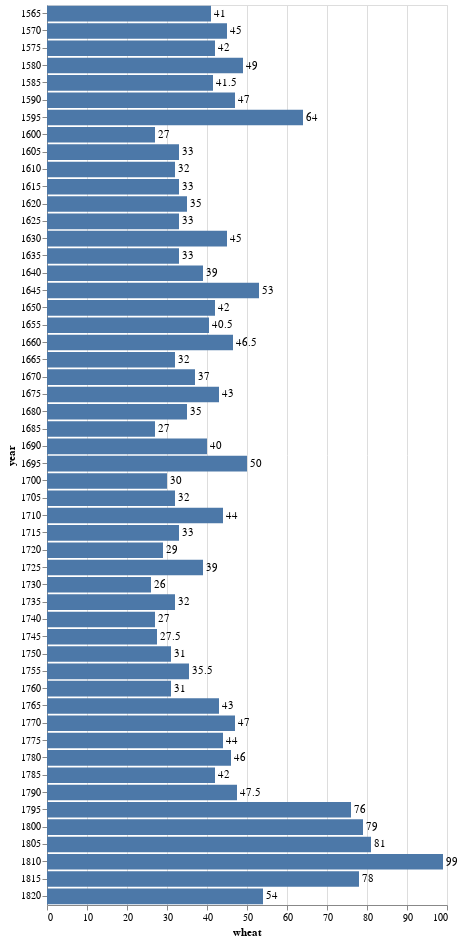

Notebook source saved alongside this figure:
### Code cell
import altair as alt
from vega_datasets import data

source = data.wheat()

bars = alt.Chart(source).mark_bar().encode(
    x='wheat:Q',
    y="year:O"
)

text = bars.mark_text(
    align='left',
    baseline='middle',
    dx=3  # Nudges text to right so it doesn't appear on top of the bar
).encode(
    text='wheat:Q'
)

(bars + text).properties(height=900)

### Figure 1 — Vega-Lite specification as saved in the notebook (floating-point values rounded to 4 significant figures)
{"$schema": "https://vega.github.io/schema/vega-lite/v2.6.0.json", "config": {"view": {"height": 300, "width": 400}}, "datasets": {"data-76d1ce26ea5761007c35827e1564d86c": [{"wages": 5, "wheat": 41, "year": 1565}, {"wages": 5.05, "wheat": 45, "year": 1570}, {"wages": 5.08, "wheat": 42, "year": 1575}, {"wages": 5.12, "wheat": 49, "year": 1580}, {"wages": 5.15, "wheat": 41.5, "year": 1585}, {"wages": 5.25, "wheat": 47, "year": 1590}, {"wages": 5.54, "wheat": 64, "year": 1595}, {"wages": 5.61, "wheat": 27, "year": 1600}, {"wages": 5.69, "wheat": 33, "year": 1605}, {"wages": 5.78, "wheat": 32, "year": 1610}, {"wages": 5.94, "wheat": 33, "year": 1615}, {"wages": 6.01, "wheat": 35, "year": 1620}, {"wages": 6.12, "wheat": 33, "year": 1625}, {"wages": 6.22, "wheat": 45, "year": 1630}, {"wages": 6.3, "wheat": 33, "year": 1635}, {"wages": 6.37, "wheat": 39, "year": 1640}, {"wages": 6.45, "wheat": 53, "year": 1645}, {"wages": 6.5, "wheat": 42, "year": 1650}, {"wages": 6.6, "wheat": 40.5, "year": 1655}, {"wages": 6.75, "wheat": 46.5, "year": 1660}, {"wages": 6.8, "wheat": 32, "year": 1665}, {"wages": 6.9, "wheat": 37, "year": 1670}, {"wages": 7, "wheat": 43, "year": 1675}, {"wages": 7.3, "wheat": 35, "year": 1680}, {"wages": 7.6, "wheat": 27, "year": 1685}, {"wages": 8, "wheat": 40, "year": 1690}, {"wages": 8.5, "wheat": 50, "year": 1695}, {"wages": 9, "wheat": 30, "year": 1700}, {"wages": 10, "wheat": 32, "year": 1705}, {"wages": 11, "wheat": 44, "year": 1710}, {"wages": 11.75, "wheat": 33, "year": 1715}, {"wages": 12.5, "wheat": 29, "year": 1720}, {"wages": 13, "wheat": 39, "year": 1725}, {"wages": 13.3, "wheat": 26, "year": 1730}, {"wages": 13.6, "wheat": 32, "year": 1735}, {"wages": 14, "wheat": 27, "year": 1740}, {"wages": 14.5, "wheat": 27.5, "year": 1745}, {"wages": 15, "wheat": 31, "year": 1750}, {"wages": 15.7, "wheat": 35.5, "year": 1755}, {"wages": 16.5, "wheat": 31, "year": 1760}, {"wages": 17.6, "wheat": 43, "year": 1765}, {"wages": 18.5, "wheat": 47, "year": 1770}, {"wages": 19.5, "wheat": 44, "year": 1775}, {"wages": 21, "wheat": 46, "year": 1780}, {"wages": 23, "wheat": 42, "year": 1785}, {"wages": 25.5, "wheat": 47.5, "year": 1790}, {"wages": 27.5, "wheat": 76, "year": 1795}, {"wages": 28.5, "wheat": 79, "year": 1800}, {"wages": 29.5, "wheat": 81, "year": 1805}, {"wages": 30, "wheat": 99, "year": 1810}, {"wages": null, "wheat": 78, "year": 1815}, {"wages": null, "wheat": 54, "year": 1820}]}, "height": 900, "layer": [{"data": {"name": "data-76d1ce26ea5761007c35827e1564d86c"}, "encoding": {"x": {"field": "wheat", "type": "quantitative"}, "y": {"field": "year", "type": "ordinal"}}, "mark": "bar"}, {"data": {"name": "data-76d1ce26ea5761007c35827e1564d86c"}, "encoding": {"text": {"field": "wheat", "type": "quantitative"}, "x": {"field": "wheat", "type": "quantitative"}, "y": {"field": "year", "type": "ordinal"}}, "mark": {"align": "left", "baseline": "middle", "dx": 3, "type": "text"}}]}
